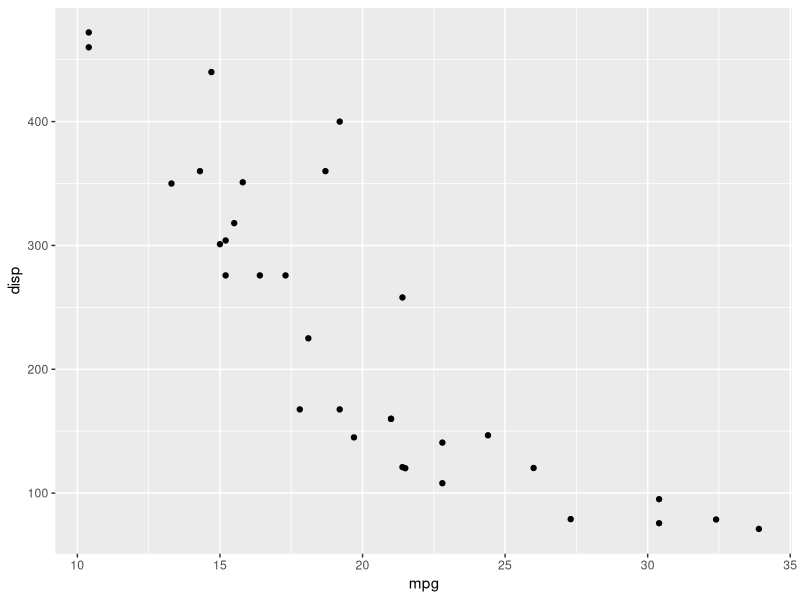
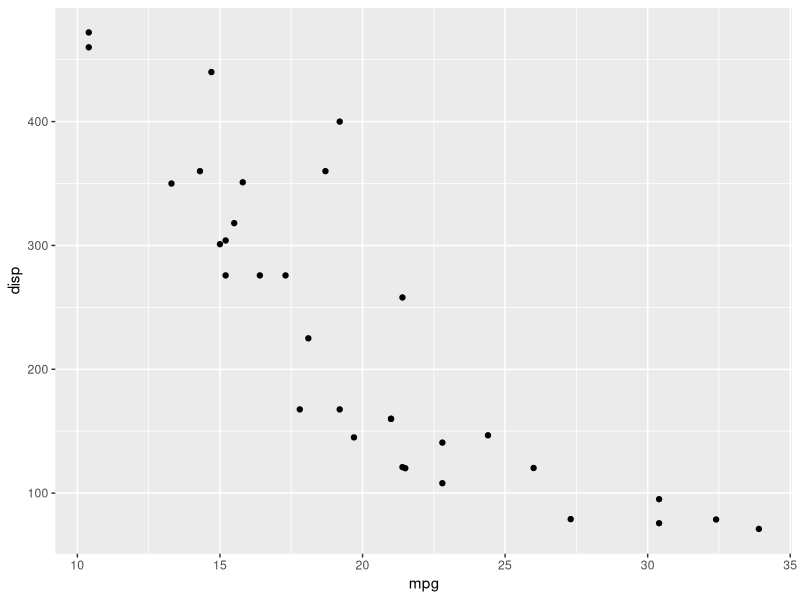
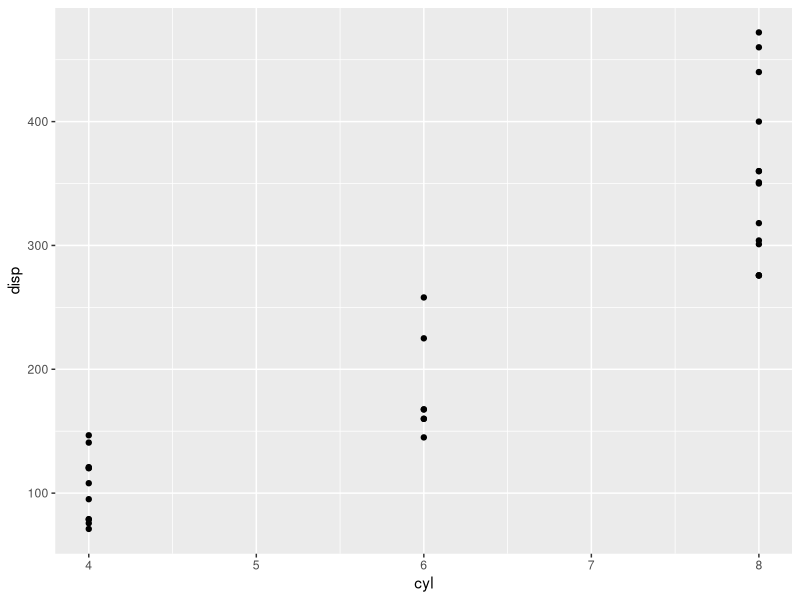

These charts were generated, in order, by the following R code:
## ---- chunk 1
library(tidyverse)
library(ggplot2)
# save each ggplot with an object name
p_scatter <- ggplot(mtcars, aes(x=mpg, y=disp)) + geom_point()
p_boxplot <- ggplot(mtcars, aes(x=cyl, y=disp)) + geom_point()
# to print/show the plot, you now need to call it by the object name
p_scatter
# save each named plot
ggsave(plot = p_scatter, filename = "myscatterplot.png")
ggsave(plot = p_boxplot, filename = "myboxlot.png")
## ---- chunk 2
# here is a character vector, a subset of vital_status
myvec <- c("dead","alive", "dead", "alive", "alive")
# R will tell us this is a character vector:
class(myvec)
# Now let's run that first code "test" which is a boolean statement using a logical operator ==
myvec == "alive"
# we see that this gives TRUE, FALSE, TRUE
# this is actually a vector, let's save it as such
myvec_boolean <- myvec == "alive"
myvec_boolean
# R will tell us this is a logical (= boolean, which means true/false) vector:
class(myvec_boolean)
# now let's multiply it by 1
1*myvec_boolean
# do you see how it turns into 0s and 1s? TRUEs become 1s, FALSEs because 0s
# Let's save it as a vector
myvec_numeric <- 1*myvec_boolean
# now we've turned myvec from a character vector into a binary numeric vector
class(myvec_numeric)
myvec_numeric
# We could have done this all at once:
1*(myvec=="alive")
